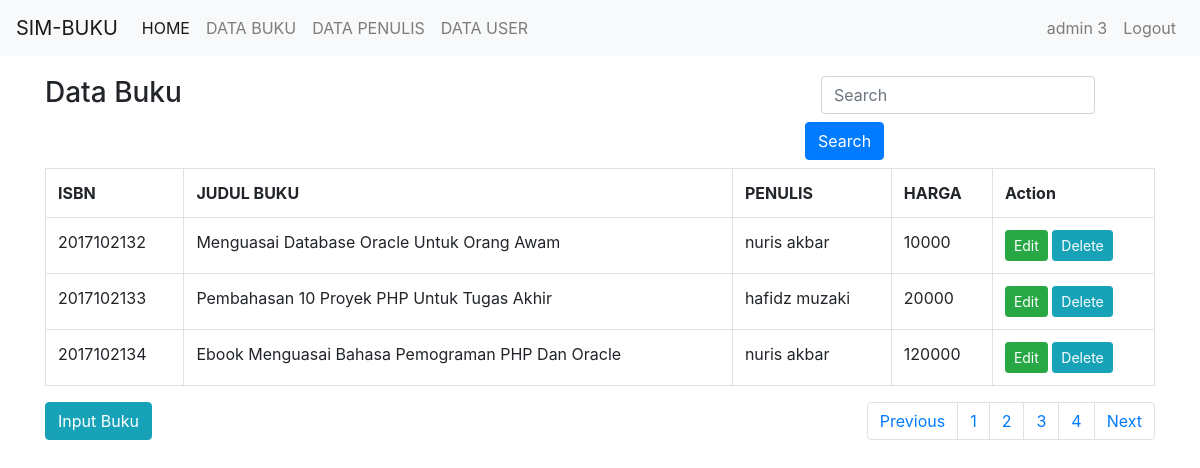
The page /index.php?hal=2 (signed in) on the database its author committed.
### tables this page shows
CREATE TABLE `buku` (
  `isbn` varchar(10) NOT NULL,
  `judul_buku` varchar(100) NOT NULL,
  `id_penulis` int(11) NOT NULL,
  `id_kategori` int(11) NOT NULL,
  `deskripsi` text NOT NULL,
  `harga` int(11) NOT NULL,
  `cover` text NOT NULL
);

CREATE TABLE `penulis` (
  `id_penulis` int(11) NOT NULL,
  `nama_penulis` varchar(40) NOT NULL,
  `email` varchar(30) NOT NULL,
  `no_hp` varchar(13) NOT NULL
);

### index.php (the view, shortened to what this page needs)
<?php
include 'header.php';
?>
    <div class="container">
      <div class="row">
        <div class="col-8">
              <h3>Data Buku</h3>
        </div>
        <div class="col-4">
          <form method="POST" class="form-inline" action="<?php echo $_SERVER['PHP_SELF'] ?>">
          <div class="form-group mx-sm-3 mb-2">
            <input type="text" class="form-control" name="keyword" placeholder="Search">
          </div>
          <button name="pencarian" type="submit" class="btn btn-primary mb-2">Search</button>
        </form>
        </div>
      </div>
      <div class="row">
        <div class="col-12">
            <table class="table table-bordered">
          <tr>
            <th>ISBN</th>
            <th>JUDUL BUKU</th>
            <th>PENULIS</th>
            <th>HARGA</th>
            <th>Action</th>
          </tr>
          <?php
          $batas = 3;
          $halaman = isset($_GET['hal']) ? $_GET['hal'] :0;
          if(isset($_POST['pencarian'])){
              $keyword = $_POST['keyword'];
              $sql = "SELECT b.isbn,b.judul_buku,b.harga,p.nama_penulis,k.nama_kategori
                    FROM buku as b,penulis as p,kategori as k
                    WHERE b.id_penulis=p.id_penulis and k.id_kategori=b.id_kategori AND b.judul_buku like '%$keyword%' order by b.isbn ASC LIMIT $halaman,$batas";
          }else{
              $sql = "SELECT b.isbn,b.judul_buku,b.harga,p.nama_penulis,k.nama_kategori
                    FROM buku as b,penulis as p,kategori as k
                    WHERE b.id_penulis=p.id_penulis and k.id_kategori=b.id_kategori order by b.isbn ASC LIMIT $halaman,$batas";
          }
          $buku = mysqli_query($konek, $sql);
          while ($row = mysqli_fetch_array($buku))
          {
            echo "<tr>
                    <td>$row[isbn]</td>
                    <td>$row[judul_buku]</td>
                    <td>$row[nama_penulis]</td>
                    <td>$row[harga]</td>
                    <td><a href='edit_buku.php?isbn=$row[isbn]' class='btn btn-success btn-sm'>Edit</a>
                        <a href='delete_buku.php?isbn=$row[isbn]' class='btn btn-info btn-sm'>Delete</a></td>
                  </tr>";
          }
          ?>
        </table>
        <div class="float-right">
        <nav aria-label="Page navigation example">
          <ul class="pagination">
            <?php
            if((!isset($_GET['hal'])) or ($_GET['hal']))
            {
              $prev = 1;
            }else
            {
              $prev = $_GET['hal'] - 1;
            }
            ?>
            <li class="page-item"><a class="page-link" href="index.php?hal=<?php echo $prev; ?>">Previous</a></li>
            <?php
             $sql2 = mysqli_query($konek, "SELECT b.isbn,b.judul_buku,b.harga,p.nama_penulis,k.nama_kategori
                    FROM buku as b,penulis as p,kategori as k
                    WHERE b.id_penulis=p.id_penulis and k.id_kategori=b.id_kategori order by b.isbn ASC");
            $jml_data = mysqli_num_rows($sql2);
            $jml_halaman = ceil($jml_data/$batas);
            for($hal = 1; $hal <= $jml_halaman; $hal++){
              echo "<li class='page-item'><a class='page-link' href='index.php?hal=$hal'>$hal</a></li>";
            }
            ?>
            <li class="page-item"><a class="page-link" href="index.php?hal=<?php echo $halaman+1; ?>">Next</a></li>
          </ul>
        </nav>
        </div>
        <a href="input_buku.php" class="btn btn-info">Input Buku</a>
        </div>
      </div>
    </div>
<?php
include 'footer.php';
?>

### header.php (style rules this page uses)
.container { margin-top: 20px; }

### rows shown on the page
buku: isbn "2017102132", judul_buku "Menguasai Database Oracle Untuk Orang Awam", id_penulis.nama_penulis "nuris akbar", harga "10000"
buku: isbn "2017102133", judul_buku "Pembahasan 10 Proyek PHP Untuk Tugas Akhir", id_penulis.nama_penulis "hafidz muzaki", harga "20000"
buku: isbn "2017102134", judul_buku "Ebook Menguasai Bahasa Pemograman PHP Dan Oracle", id_penulis.nama_penulis "nuris akbar", harga "120000"

### other values the page prints
$_SESSION['nama_user'] "admin 3"
